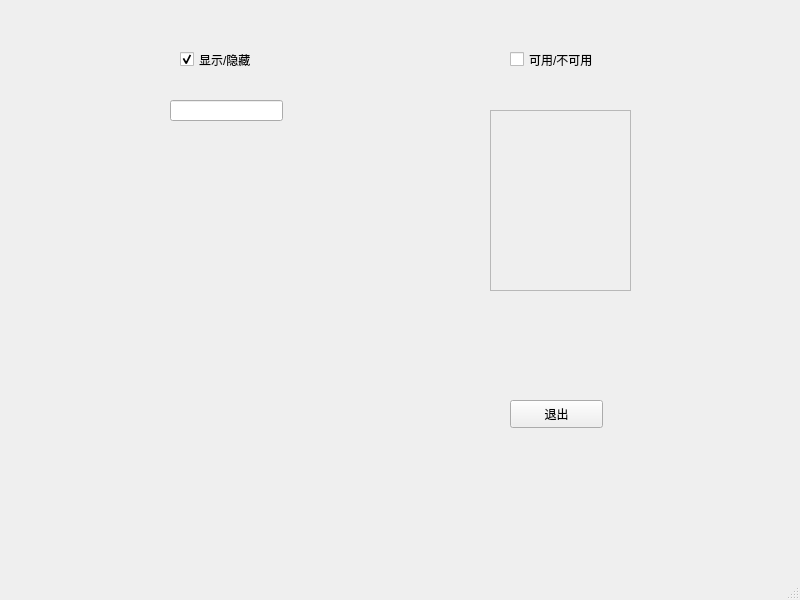
<?xml version="1.0" encoding="UTF-8"?>
<ui version="4.0">
 <class>MainWindow</class>
 <widget class="QMainWindow" name="MainWindow">
  <property name="geometry">
   <rect>
    <x>0</x>
    <y>0</y>
    <width>800</width>
    <height>600</height>
   </rect>
  </property>
  <property name="windowTitle">
   <string>MainWindow</string>
  </property>
  <widget class="QWidget" name="centralwidget">
   <widget class="QCheckBox" name="checkBox">
    <property name="geometry">
     <rect>
      <x>180</x>
      <y>50</y>
      <width>91</width>
      <height>19</height>
     </rect>
    </property>
    <property name="text">
     <string>显示/隐藏</string>
    </property>
    <property name="checked">
     <bool>true</bool>
    </property>
   </widget>
   <widget class="QLineEdit" name="lineEdit">
    <property name="geometry">
     <rect>
      <x>170</x>
      <y>100</y>
      <width>113</width>
      <height>21</height>
     </rect>
    </property>
   </widget>
   <widget class="QTextEdit" name="textEdit">
    <property name="enabled">
     <bool>false</bool>
    </property>
    <property name="geometry">
     <rect>
      <x>490</x>
      <y>110</y>
      <width>141</width>
      <height>181</height>
     </rect>
    </property>
   </widget>
   <widget class="QCheckBox" name="checkBox_2">
    <property name="geometry">
     <rect>
      <x>510</x>
      <y>50</y>
      <width>161</width>
      <height>19</height>
     </rect>
    </property>
    <property name="text">
     <string>可用/不可用</string>
    </property>
    <property name="checked">
     <bool>false</bool>
    </property>
   </widget>
   <widget class="QPushButton" name="pushButton">
    <property name="geometry">
     <rect>
      <x>510</x>
      <y>400</y>
      <width>93</width>
      <height>28</height>
     </rect>
    </property>
    <property name="text">
     <string>退出</string>
    </property>
   </widget>
  </widget>
  <widget class="QMenuBar" name="menubar">
   <property name="geometry">
    <rect>
     <x>0</x>
     <y>0</y>
     <width>800</width>
     <height>26</height>
    </rect>
   </property>
  </widget>
  <widget class="QStatusBar" name="statusbar"/>
 </widget>
 <resources/>
 <connections>
  <connection>
   <sender>checkBox</sender>
   <signal>toggled(bool)</signal>
   <receiver>lineEdit</receiver>
   <slot>setVisible(bool)</slot>
   <hints>
    <hint type="sourcelabel">
     <x>217</x>
     <y>87</y>
    </hint>
    <hint type="destinationlabel">
     <x>227</x>
     <y>137</y>
    </hint>
   </hints>
  </connection>
  <connection>
   <sender>checkBox_2</sender>
   <signal>toggled(bool)</signal>
   <receiver>textEdit</receiver>
   <slot>setEnabled(bool)</slot>
   <hints>
    <hint type="sourcelabel">
     <x>579</x>
     <y>86</y>
    </hint>
    <hint type="destinationlabel">
     <x>575</x>
     <y>168</y>
    </hint>
   </hints>
  </connection>
  <connection>
   <sender>pushButton</sender>
   <signal>clicked()</signal>
   <receiver>MainWindow</receiver>
   <slot>close()</slot>
   <hints>
    <hint type="sourcelabel">
     <x>550</x>
     <y>434</y>
    </hint>
    <hint type="destinationlabel">
     <x>542</x>
     <y>506</y>
    </hint>
   </hints>
  </connection>
 </connections>
</ui>
